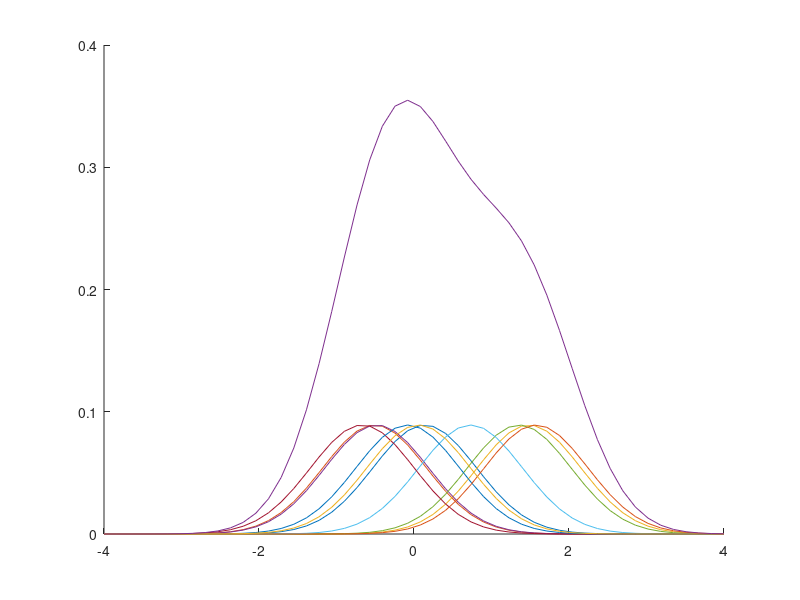

Write MATLAB code to recreate this figure.
% Generez v.a. de tip normal (standard)
n = 10;
data = randn(1,n);
% Voi obtine estimarea densitatii ptr. valorile x
x = linspace(-4,4,50);
fhat = zeros(size(x));
h = 1.06*n^(-1/5);
hold on
for i=1:n
% evaluez functia  in fiecare x (centrat)
f = exp(-(1/(2*h^2))*(x-data(i)).^2)/sqrt(2*pi)/h;
plot(x,f/(n*h));
fhat = fhat+f/(n);
end
plot(x,fhat);
% hold off